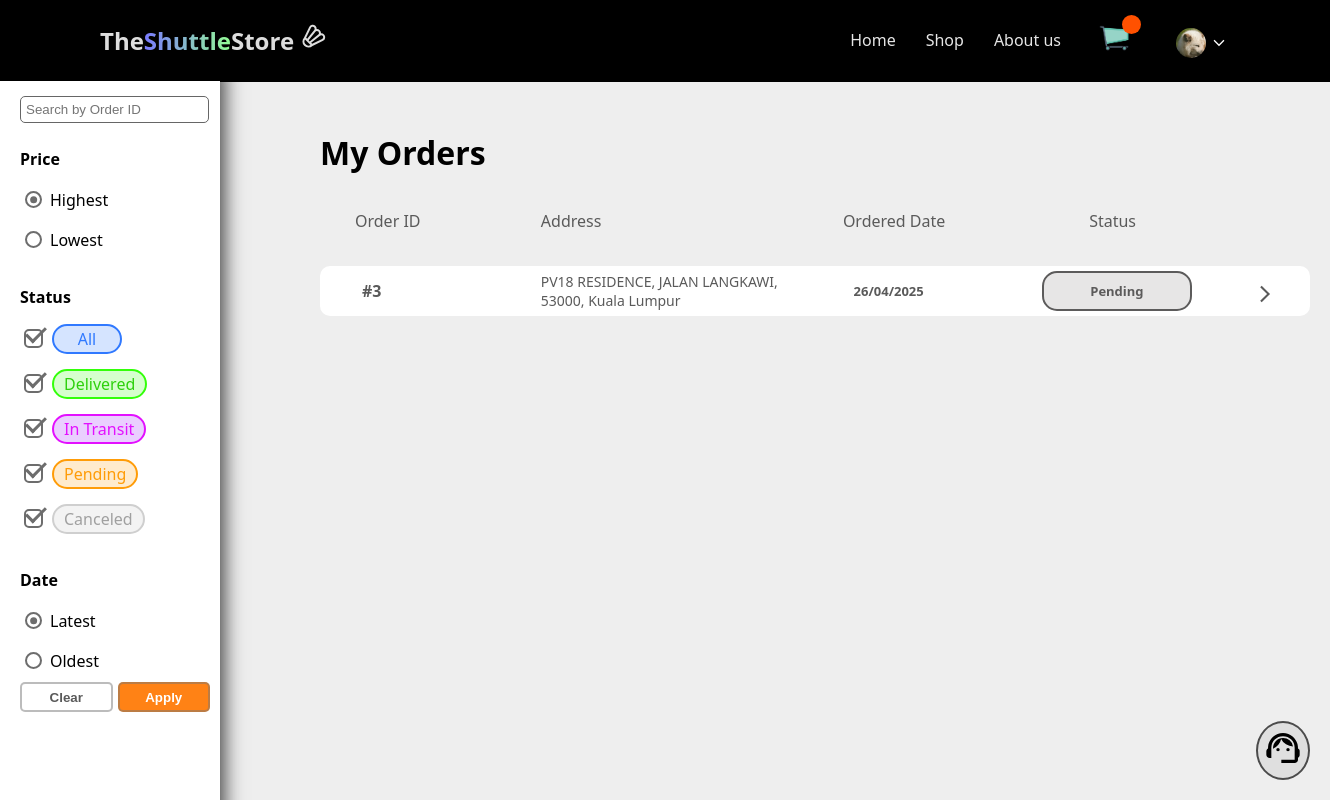
/pages/order/order.php (signed in), run on an earlier commit of the app's database.
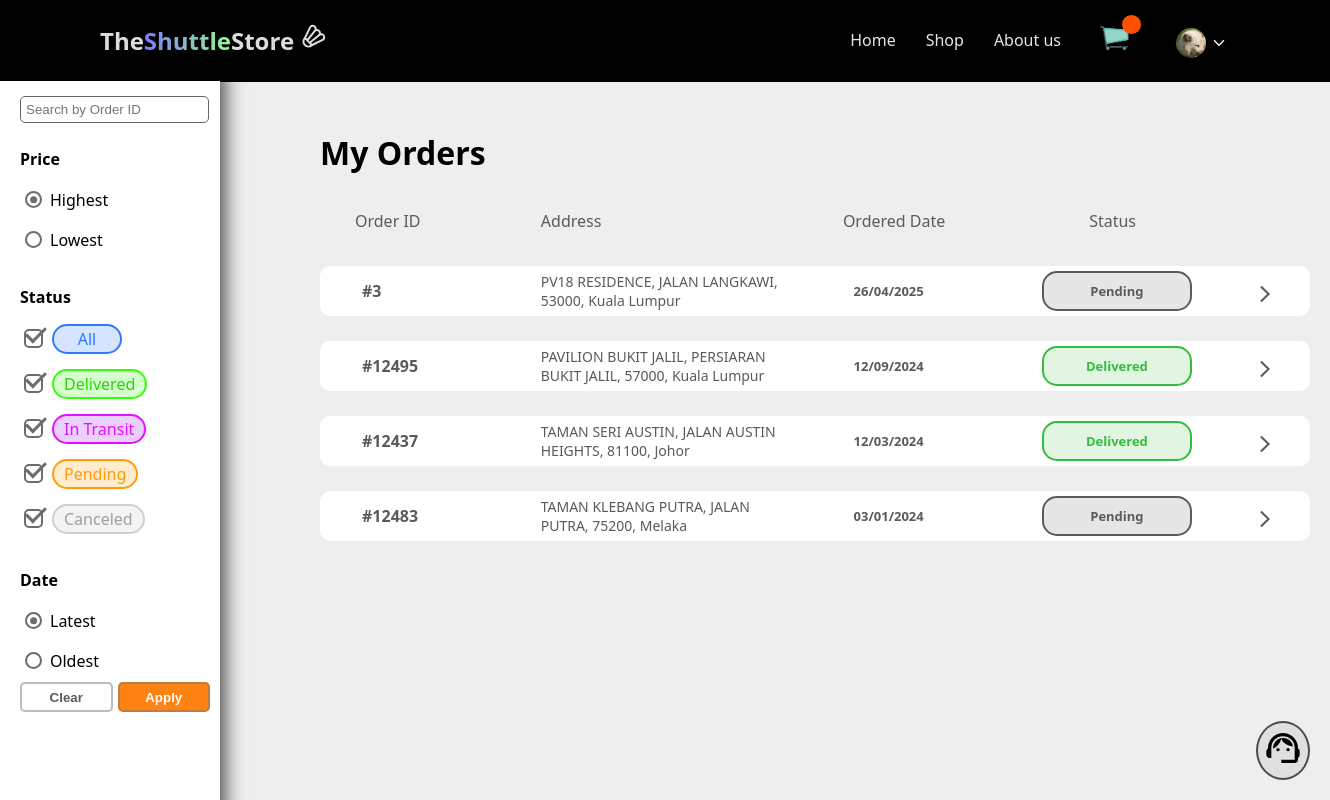
And on a later commit of the database.
### tables this page shows
CREATE TABLE `user` (
  `userID` int(11) NOT NULL,
  `username` varchar(255) NOT NULL,
  `passwordHash` varchar(255) NOT NULL,
  `address` text DEFAULT NULL,
  `birthdate` date DEFAULT NULL,
  `email` varchar(255) NOT NULL,
  `emailVerified` tinyint(1) NOT NULL DEFAULT 0 COMMENT 'tinyint(1) is the same as boolean. 0 is false, 1 is true.',
  `phoneNo` varchar(15) DEFAULT NULL,
  `gender` enum('F','M','R') NOT NULL DEFAULT 'R' COMMENT 'F: Female. \r\nM: Male.\r\nR: Rather not say',
  `profilePic` varchar(255) DEFAULT NULL,
  `bio` varchar(1000) DEFAULT NULL,
  `memberStatus` enum('Active','Blocked') NOT NULL DEFAULT 'Active' COMMENT 'Active: regular registered user. Blocked: barred from admin from logging in.',
  `isDeleted` tinyint(1) NOT NULL DEFAULT 0 COMMENT 'tinyint(1) is the same as boolean. 0 is false, 1 is true.'
);

CREATE TABLE `orders` (
  `orderId` int(5) NOT NULL,
  `userId` int(11) NOT NULL,
  `orderDate` date NOT NULL,
  `status` varchar(10) NOT NULL,
  `orderAddress` varchar(150) NOT NULL,
  `orderName` varchar(40) NOT NULL,
  `orderPhone` varchar(15) NOT NULL,
  `deliveryMethod` varchar(20) NOT NULL,
  `deliveredDate` date DEFAULT NULL,
  `tracking` int(30) DEFAULT NULL,
  `discount` decimal(10,2) NOT NULL DEFAULT 0.00,
  `notify` tinyint(1) NOT NULL DEFAULT 0,
  `cancel_reason` varchar(50) DEFAULT NULL
);

### pages/order/order.php (the view, shortened to what the rows shown need)
<?php
    require "../../_base.php";
    include "../../_head.php";
    extract((array)$_user);
    $userId = $_user->userID;
    $colorStatusBar = "linear-gradient(90deg, rgba(29,204,29,1) 0%, rgba(255,177,0,1) 77%)";
    $colorStatusDefault = "rgba(221, 214, 214, 0.514)";
    $colorStatusDone = "rgb(25, 165, 25)";
    $colorDelivered = "rgb(54, 187, 65)";
    $colorIntransit = "rgb(255, 198, 11)";
    $colorPending = "rgb(92, 91, 91)";
    $colorDeliveredBG = "rgba(54, 187, 65, 0.15)";
    $colorIntransitBG = "rgba(255, 198, 11, 0.15)";
    $colorPendingBG = "rgba(92, 91, 91, 0.15)";
    $colorArr = [
        [$colorStatusDone, $colorStatusBar, $colorStatusDefault, $colorStatusDefault, $colorStatusDefault, $colorPending, $colorPendingBG],
        [$colorStatusDone,$colorStatusDone,$colorStatusDone,$colorStatusBar,$colorStatusDefault, $colorIntransit, $colorIntransitBG],
        [$colorStatusDone,$colorStatusDone,$colorStatusDone,$colorStatusDone,$colorStatusDone, $colorDelivered, $colorDeliveredBG]
    ];
    $index = 0;
    $showOnlyStatus = $_GET["status"] ?? "'Pending', 'In Transit', 'Delivered', 'Canceled'";
    $sort = $_GET["date"] ?? "desc";
    $price = $_GET["price"] ?? "desc";
    try{
        if(isset($_GET["orderID"]) && strlen($_GET["orderID"])>0){
            $od = $_GET["orderID"];
            $sql = "Select o.*, sum(oi.subtotal) as total_price from
                                orders o JOIN order_items oi ON (o.orderId = oi.orderId)
                                WHERE o.userId = $userId AND o.status in ($showOnlyStatus) AND o.orderId = $od
                                GROUP BY o.orderId ORDER BY o.orderDate $sort, total_price $price";
            $orders = $_db->prepare($sql);
            $orders->execute();
            $orders = $orders->fetchAll();
        }
        else {
            $sql = "Select o.*, sum(oi.subtotal) as total_price from
                                orders o JOIN order_items oi ON (o.orderId = oi.orderId)
                                WHERE o.userId = $userId AND o.status in ($showOnlyStatus)
                                GROUP BY o.orderId ORDER BY o.orderDate $sort, total_price $price";
            $orders = $_db->prepare($sql);
            $orders->execute();
            $orders = $orders->fetchAll();
        }
    }
    catch (PDOException $e){
        die(":( Couldn't Find What You're Looking For");
    }
?>
<h1><?= count($orders) == 0 ? "No Orders Found" : "My Orders" ?></h1>
<div class="orders-container">
    <?php foreach($orders as $o): ?>
        <?php
            if($o->status === "Pending" || $o->status === "Canceled"){
                $index = 0;
            }
            else if ($o->status === "In Transit"){
                $index = 1;
            }
            else {
                $index = 2;
            }
        ?>
    <div class="order" data-order-id="<?=$o->orderId?>" style="cursor:pointer;">
        <span class="orderID">#<?=$o->orderId?></span>
        <span class="orderAddress"><?=$o->orderAddress?></span>
        <span class="orderDate"><?=substr($o->orderDate,8,2) . '/' . substr($o->orderDate,5,2) . '/' . substr($o->orderDate,0,4) ?></span>
        <span class="orderStatus" style="border: 2px solid <?= $colorArr[$index][5] ?>; border-radius: 15px; color: <?= $colorArr[$index][5] ?>; background: <?= $colorArr[$index][6] ?>"><?=$o->status?></span>
        <button class="dropdown" data-order-id="<?=$o->orderId?>">
        <svg xmlns="http://www.w3.org/2000/svg" height="24px" viewBox="0 -960 960 960" width="24px" fill="#e3e3e3"><path d="m321-80-71-71 329-329-329-329 71-71 400 400L321-80Z"/></svg>
        </button>
    </div>
    <?php endforeach; ?>
</div>
<?php
include '../../_foot.php';
?>

### _head.php (shortened to what the rows shown need)
<?php
require_once __DIR__  . "/_base.php";
if ($_user) {
    $userID = $_user->userID;
    $stm = $_db->prepare('SELECT SUM(quantity) AS total FROM cartitem WHERE userID = ?');
    $stm->execute([$userID]);
    $total = $stm->fetch();
    $totalItem = $total->total;
}
?>
<!DOCTYPE html>
<html lang="en">
<head>
    <link rel="stylesheet" href="/css/app.css" />
    <link rel="stylesheet" href="/css/chat.css" />
</head>
<body>
    <header>
        <nav>
            <?php if (is_logged_in("user")): ?>
                <div class="cart-btn">
                    <a href="/pages/product/cartPage.php" ?>
                        <img src="/assets/img/icon-cart.png" alt="Cart" title="Cart" />
                        <div class="itemCount"><?php echo $totalItem ?></div>
                    </a>
                </div>
                <div class="account dropdown">
                    <div class="dropdown-label with-dropdown-icon">
                        <img class="account-icon" src="<?= $_user->profilePic ? "/File/user-profile-pics/{$_user->profilePic}" : '/assets/img/profile-default-icon-dark.svg' ?>" alt="Account" title="Account" />
                    </div>
                </div>
            <?php else: ?>
                <a href="/pages/user/user-login.php?fromPage=<?= $_SERVER['REQUEST_URI'] ?>">Log in</a>
                <a class="signup" href="/pages/user/user-signup.php">Sign up</a>
            <?php endif ?>
        </nav>
    </header>
    <main>

What changed in the data, as far as the page shows it:
added orders: orderId "12495", orderAddress "PAVILION BUKIT JALIL, PERSIARAN BUKIT JALIL, 57000, Kuala Lumpur", orderDate "12", orderDate "09", orderDate "2024", status "Delivered"
added orders: orderId "12437", orderAddress "TAMAN SERI AUSTIN, JALAN AUSTIN HEIGHTS, 81100, Johor", orderDate "12", orderDate "03", orderDate "2024", status "Delivered"
added orders: orderId "12483", orderAddress "TAMAN KLEBANG PUTRA, JALAN PUTRA, 75200, Melaka", orderDate "03", orderDate "01", orderDate "2024", status "Pending"
